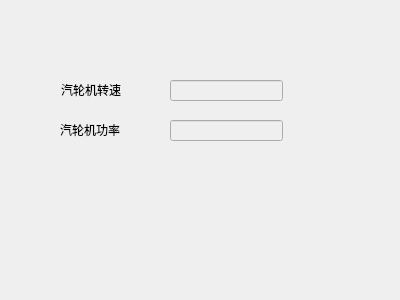
<?xml version="1.0" encoding="UTF-8"?>
<ui version="4.0">
 <class>pluginD</class>
 <widget class="QWidget" name="pluginD">
  <property name="geometry">
   <rect>
    <x>0</x>
    <y>0</y>
    <width>400</width>
    <height>300</height>
   </rect>
  </property>
  <property name="windowTitle">
   <string>Form</string>
  </property>
  <widget class="QLineEdit" name="lineEdit_TurbineRotation">
   <property name="enabled">
    <bool>false</bool>
   </property>
   <property name="geometry">
    <rect>
     <x>170</x>
     <y>80</y>
     <width>113</width>
     <height>21</height>
    </rect>
   </property>
  </widget>
  <widget class="QLineEdit" name="lineEdit_TurbinePower">
   <property name="enabled">
    <bool>false</bool>
   </property>
   <property name="geometry">
    <rect>
     <x>170</x>
     <y>120</y>
     <width>113</width>
     <height>21</height>
    </rect>
   </property>
  </widget>
  <widget class="QLabel" name="label">
   <property name="geometry">
    <rect>
     <x>61</x>
     <y>80</y>
     <width>91</width>
     <height>20</height>
    </rect>
   </property>
   <property name="text">
    <string>汽轮机转速</string>
   </property>
  </widget>
  <widget class="QLabel" name="label_2">
   <property name="geometry">
    <rect>
     <x>60</x>
     <y>120</y>
     <width>91</width>
     <height>20</height>
    </rect>
   </property>
   <property name="text">
    <string>汽轮机功率</string>
   </property>
  </widget>
 </widget>
 <resources/>
 <connections/>
</ui>
